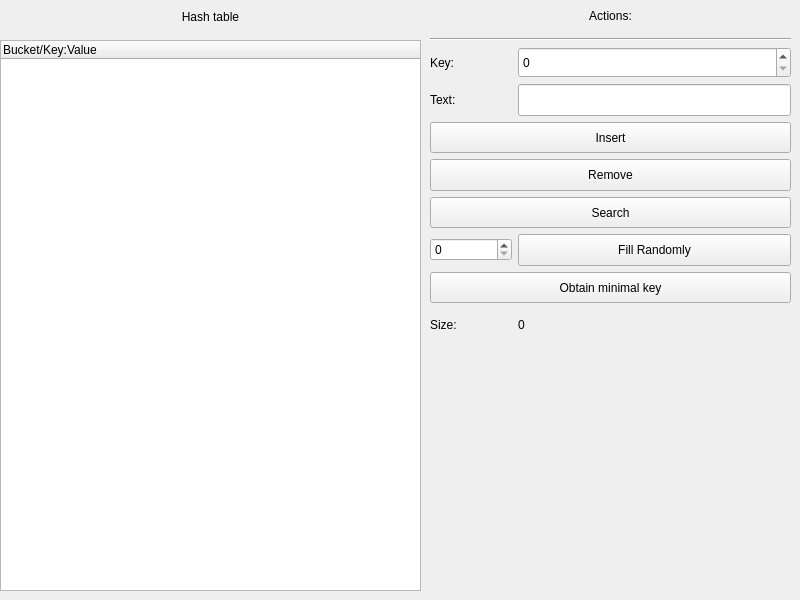
<?xml version="1.0" encoding="UTF-8"?>
<ui version="4.0">
 <class>MainWindow</class>
 <widget class="QMainWindow" name="MainWindow">
  <property name="geometry">
   <rect>
    <x>0</x>
    <y>0</y>
    <width>800</width>
    <height>600</height>
   </rect>
  </property>
  <property name="windowTitle">
   <string>MainWindow</string>
  </property>
  <widget class="QWidget" name="centralwidget">
   <widget class="QTreeWidget" name="tree">
    <property name="geometry">
     <rect>
      <x>0</x>
      <y>40</y>
      <width>421</width>
      <height>551</height>
     </rect>
    </property>
    <column>
     <property name="text">
      <string notr="true">Bucket/Key:Value</string>
     </property>
    </column>
   </widget>
   <widget class="QLabel" name="label">
    <property name="geometry">
     <rect>
      <x>0</x>
      <y>7</y>
      <width>421</width>
      <height>20</height>
     </rect>
    </property>
    <property name="text">
     <string>Hash table</string>
    </property>
    <property name="alignment">
     <set>Qt::AlignCenter</set>
    </property>
   </widget>
   <widget class="QWidget" name="gridLayoutWidget">
    <property name="geometry">
     <rect>
      <x>430</x>
      <y>0</y>
      <width>361</width>
      <height>341</height>
     </rect>
    </property>
    <layout class="QGridLayout" name="gridLayout" columnstretch="3,10">
     <item row="9" column="1">
      <widget class="QLabel" name="sizeLbl">
       <property name="sizePolicy">
        <sizepolicy hsizetype="Preferred" vsizetype="Expanding">
         <horstretch>0</horstretch>
         <verstretch>0</verstretch>
        </sizepolicy>
       </property>
       <property name="text">
        <string>0</string>
       </property>
      </widget>
     </item>
     <item row="2" column="1">
      <widget class="QSpinBox" name="keyBox">
       <property name="sizePolicy">
        <sizepolicy hsizetype="Minimum" vsizetype="Expanding">
         <horstretch>0</horstretch>
         <verstretch>0</verstretch>
        </sizepolicy>
       </property>
      </widget>
     </item>
     <item row="6" column="0" colspan="2">
      <widget class="QPushButton" name="searchBtn">
       <property name="sizePolicy">
        <sizepolicy hsizetype="Minimum" vsizetype="Expanding">
         <horstretch>0</horstretch>
         <verstretch>0</verstretch>
        </sizepolicy>
       </property>
       <property name="text">
        <string>Search</string>
       </property>
      </widget>
     </item>
     <item row="3" column="0">
      <widget class="QLabel" name="label_3">
       <property name="text">
        <string>Text:</string>
       </property>
      </widget>
     </item>
     <item row="0" column="0" colspan="2">
      <widget class="QLabel" name="label_5">
       <property name="sizePolicy">
        <sizepolicy hsizetype="Preferred" vsizetype="Expanding">
         <horstretch>0</horstretch>
         <verstretch>0</verstretch>
        </sizepolicy>
       </property>
       <property name="text">
        <string>Actions:</string>
       </property>
       <property name="alignment">
        <set>Qt::AlignCenter</set>
       </property>
      </widget>
     </item>
     <item row="3" column="1">
      <widget class="QLineEdit" name="textEdit">
       <property name="sizePolicy">
        <sizepolicy hsizetype="Expanding" vsizetype="Expanding">
         <horstretch>0</horstretch>
         <verstretch>0</verstretch>
        </sizepolicy>
       </property>
       <property name="maxLength">
        <number>32</number>
       </property>
      </widget>
     </item>
     <item row="8" column="0" colspan="2">
      <widget class="QPushButton" name="minKeyBtn">
       <property name="sizePolicy">
        <sizepolicy hsizetype="Minimum" vsizetype="Expanding">
         <horstretch>0</horstretch>
         <verstretch>0</verstretch>
        </sizepolicy>
       </property>
       <property name="text">
        <string>Obtain minimal key</string>
       </property>
      </widget>
     </item>
     <item row="1" column="0" colspan="2">
      <widget class="Line" name="line">
       <property name="orientation">
        <enum>Qt::Horizontal</enum>
       </property>
      </widget>
     </item>
     <item row="5" column="0" colspan="2">
      <widget class="QPushButton" name="removeBtn">
       <property name="sizePolicy">
        <sizepolicy hsizetype="Minimum" vsizetype="Expanding">
         <horstretch>0</horstretch>
         <verstretch>0</verstretch>
        </sizepolicy>
       </property>
       <property name="text">
        <string>Remove</string>
       </property>
      </widget>
     </item>
     <item row="2" column="0">
      <widget class="QLabel" name="label_2">
       <property name="text">
        <string>Key:</string>
       </property>
      </widget>
     </item>
     <item row="4" column="0" colspan="2">
      <widget class="QPushButton" name="insertBtn">
       <property name="sizePolicy">
        <sizepolicy hsizetype="Minimum" vsizetype="Expanding">
         <horstretch>0</horstretch>
         <verstretch>0</verstretch>
        </sizepolicy>
       </property>
       <property name="text">
        <string>Insert</string>
       </property>
      </widget>
     </item>
     <item row="9" column="0">
      <widget class="QLabel" name="label_4">
       <property name="text">
        <string>Size:</string>
       </property>
      </widget>
     </item>
     <item row="7" column="1">
      <widget class="QPushButton" name="randomBtn">
       <property name="sizePolicy">
        <sizepolicy hsizetype="Minimum" vsizetype="Expanding">
         <horstretch>0</horstretch>
         <verstretch>0</verstretch>
        </sizepolicy>
       </property>
       <property name="text">
        <string>Fill Randomly</string>
       </property>
      </widget>
     </item>
     <item row="7" column="0">
      <widget class="QSpinBox" name="amountBox"/>
     </item>
    </layout>
   </widget>
  </widget>
 </widget>
 <resources/>
 <connections/>
</ui>
